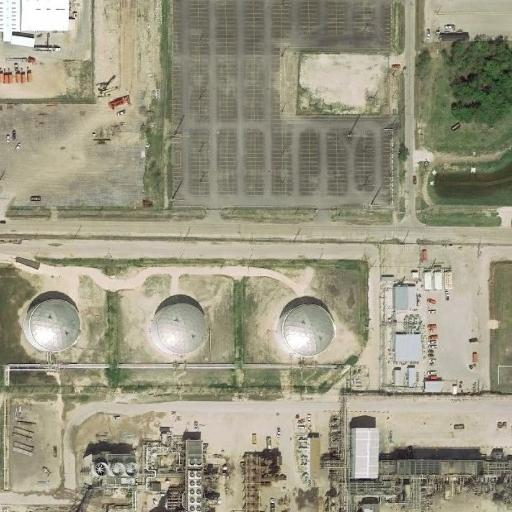
#> input picture Data/Resim2_3.jpg, 512 x 512 px
$ jupyter execute deneme.ipynb   (shell and % lines are left out)
#> lines starting #> are read from the running program, lines starting #| are printed output that depends on the picture; after the words box and inside, x2 and y2 are one past the last pixel; in counts of white or black regions, pixels touching at a corner belong together
[cell 1]
import cv2
import numpy as np

# Resmi açmak için dosya yolunu belirtin
image_path = "Data/Resim2_3.jpg"

# Resmi açın
image = cv2.imread(image_path)
#> image is the input picture: shape (512, 512, 3); mean B, G, R 130.1, 151.1, 154.8
image = cv2.cvtColor(image, cv2.COLOR_BGR2GRAY)
#> image: shape (512, 512)

[cell 2]
# Resmi açmak için dosya yolunu belirtin
filter_path = "Data/filter3.jpg"

# Resmi açın
filter = cv2.imread(filter_path)
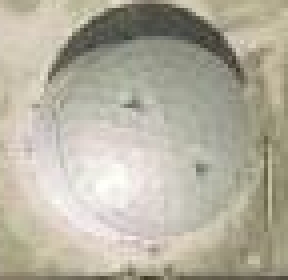
#> input picture Data/filter/filter3.jpg, 72 x 70 px, found by its file name (shown 4 times larger)
#> filter is the input picture: shape (70, 72, 3); mean B, G, R 160.5, 176.2, 180.7
filter = cv2.cvtColor(filter, cv2.COLOR_BGR2GRAY)
#> filter: shape (70, 72)

[cell 3]
filter = filter - filter.mean()
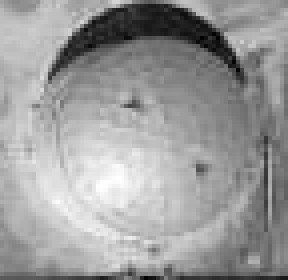
#> filter: shape (70, 72) float64 (shown 4 times larger); min -122.8, max 78.22, mean 0; drawn with min black and max white

[cell 4]
import numpy as np
from scipy import signal
rng = np.random.default_rng()
face = image- image.mean()
template = np.copy(filter.astype("float64"))
template -= template.mean()
face = face + rng.standard_normal(face.shape) * 50  # add noise
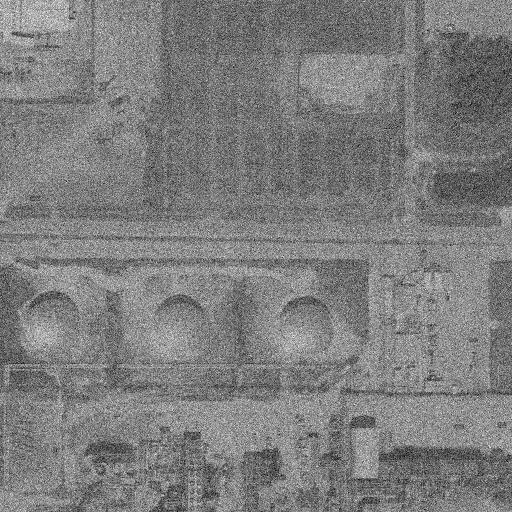
#> face: shape (512, 512) float64; min -281, max 287.1, mean -0.2; drawn with min black and max white
corr = signal.correlate2d(face, template, boundary='symm', mode='same')
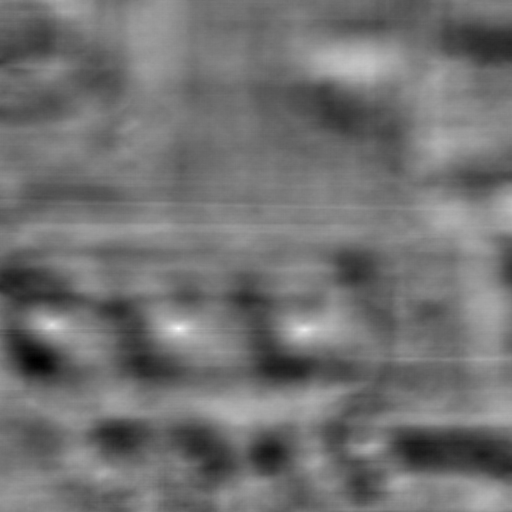
#> corr: shape (512, 512) float64; min -5947797.3, max 7446439.5, mean 56556.1; drawn with min black and max white
y, x = np.unravel_index(np.argmax(corr), corr.shape)  # find the match
#> y = 328; x = 178

[cell 5]
cv2.imshow("Image2", image)
cv2.waitKey(0)
cv2.destroyAllWindows()

[cell 6]
import matplotlib.pyplot as plt
fig, (ax_orig, ax_template, ax_corr) = plt.subplots(3, 1,
                                                    figsize=(6, 15))
ax_orig.imshow(face, cmap='gray')
ax_orig.set_title('Original')
ax_orig.set_axis_off()
ax_template.imshow(template, cmap='gray')
ax_template.set_title('Template')
ax_template.set_axis_off()
ax_corr.imshow(corr, cmap='gray')
ax_corr.set_title('Cross-correlation')
ax_corr.set_axis_off()
ax_orig.plot(x, y, 'ro')
fig.show()
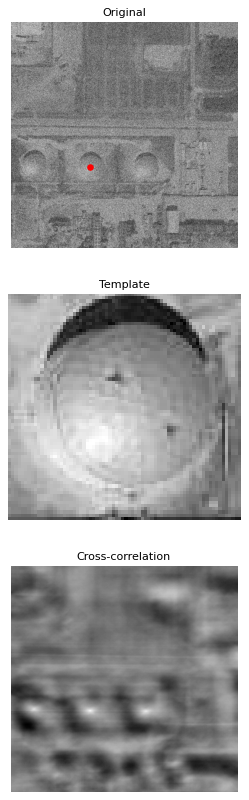
#> figure drawn by matplotlib, 3 panels

[cell 7]
import cv2
import numpy as np
from matplotlib import pyplot as plt

# Resmi açmak için dosya yolunu belirtin
image_path = "Data/Resim2_3.jpg"

# Resmi açın
image = cv2.imread(image_path)
image = cv2.cvtColor(image, cv2.COLOR_BGR2GRAY)

[cell 8]

img_blur = cv2.medianBlur(image, 5)
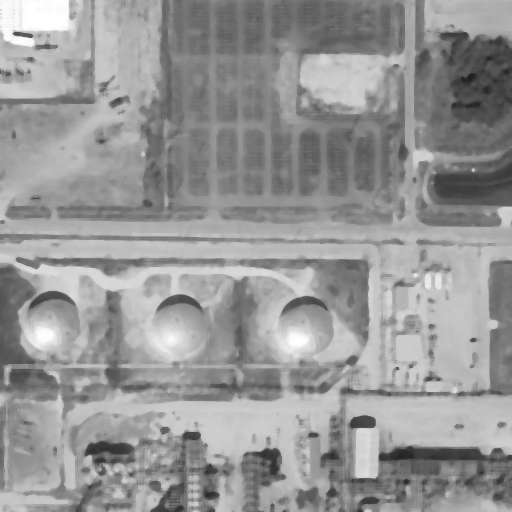
#> img_blur: shape (512, 512); min 29, max 255, mean 150.5
plt.imshow(image, cmap='gray')
plt.show()

[cell 9]

_, img_thresh = cv2.threshold(img_blur, 200, 255, cv2.THRESH_BINARY)
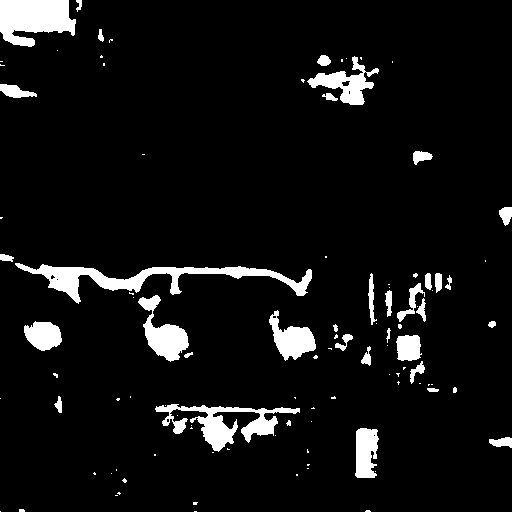
#> img_thresh: shape (512, 512); 6.7% white; 103 white regions (67 under 20 px), largest, box (x1, y1, x2, y2) and area: (15, 263, 312, 304) 3289, (0, 0, 76, 47) 2575, (155, 404, 300, 452) 2347
plt.imshow(img_thresh, cmap='gray')
plt.show()

[cell 10]

edges = cv2.Canny(image, 100, 200)
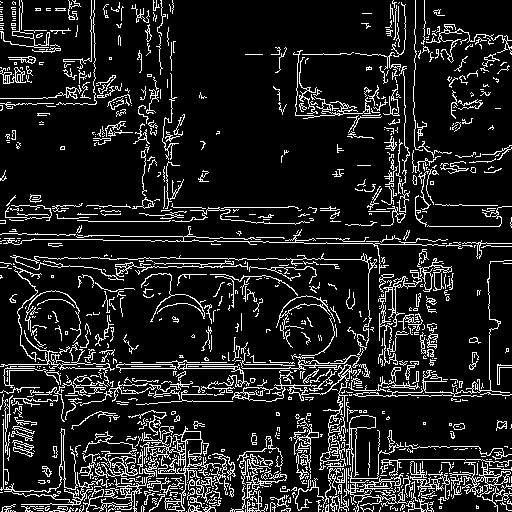
#> edges: shape (512, 512); 12.7% white in thin lines or dots
plt.imshow(edges, cmap='gray')
plt.show()

[cell 11]
contours, hierarchy = cv2.findContours(edges, cv2.RETR_EXTERNAL, cv2.CHAIN_APPROX_SIMPLE)
#> contours = 952 contours, 861 with area under 20; largest, box (x1, y1, x2, y2) and area: (232, 342, 370, 469) 992, (140, 426, 236, 512) 580, (343, 415, 407, 512) 486, (95, 456, 138, 478) 422, (276, 295, 335, 339) 354

[cell 12]
circles = cv2.HoughCircles(edges, cv2.HOUGH_GRADIENT, 1, 100,
                           param1=50, param2=30, minRadius=0, maxRadius=0)
#> circles = 23 rows, first 8: [221.5, 199.5, 202.9], [157.5, 355.5, 155.1], [279.5, 354.5, 149.6], [308.5, 140.5, 164.4], [215.5, 96.5, 189.9], [296.5, 36.5, 206.7], [400.5, 411.5, 99.4], [510.5, 212.5, 180.3]
circles = np.uint16(np.around(circles))
#> circles = 23 rows, first 8: [222, 200, 203], [158, 356, 155], [280, 354, 150], [308, 140, 164], [216, 96, 190], [296, 36, 207], [400, 412, 99], [510, 212, 180]

ILImage = image.copy()
for i in circles[0,:]:
    # Daireyi çizdir
    cv2.circle(ILImage,(i[0],i[1]),i[2],(0,255,0),2)
    # Merkez noktasını çizdir
    cv2.circle(ILImage,(i[0],i[1]),2,(0,0,255),3)
#> this loop made 23 passes
#> i on passes 1 to 12: [222, 200, 203], [158, 356, 155], [280, 354, 150], [308, 140, 164], [216, 96, 190], [296, 36, 207], [400, 412, 99], [510, 212, 180], [80, 430, 79], [66, 162, 105], [510, 326, 169], [242, 448, 63]
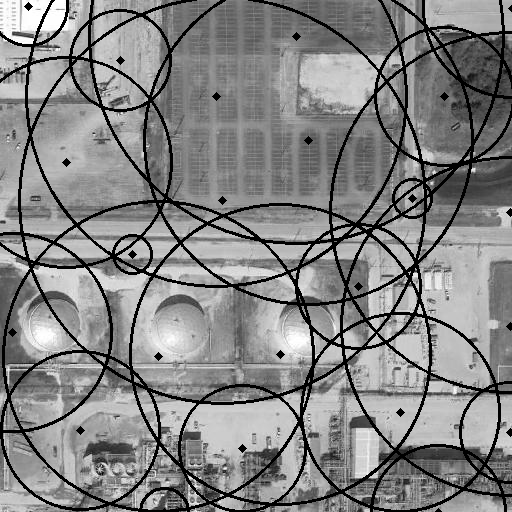
#> ILImage: shape (512, 512); min 0, max 255, mean 132.1

plt.imshow(ILImage, cmap='gray')
plt.show()

[cell 13]
edges = cv2.Canny(image, 100, 200)
cv2.imshow('edges', edges)
cv2.waitKey(0)
circles = cv2.HoughCircles(edges, cv2.HOUGH_GRADIENT, 1, 20,param1=50, param2=30, minRadius=0, maxRadius=0)
#> circles = 340 rows, first 8: [221.5, 199.5, 202.9], [236.5, 170.5, 231.9], [193.5, 184.5, 210.5], [217.5, 177.5, 216.7], [157.5, 355.5, 155.1], [279.5, 354.5, 149.6], [222.5, 348.5, 142.8], [245.5, 197.5, 205.5]
circles = np.uint16(np.around(circles))
#> circles = 340 rows, first 8: [222, 200, 203], [236, 170, 232], [194, 184, 210], [218, 178, 217], [158, 356, 155], [280, 354, 150], [222, 348, 143], [246, 198, 206]
for i in circles[0,:]:
    # Daireyi çizdir
    cv2.circle(image,(i[0],i[1]),i[2],(0,255,0),2)
    # Merkez noktasını çizdir
    cv2.circle(image,(i[0],i[1]),2,(0,0,255),3)
#> this loop made 340 passes
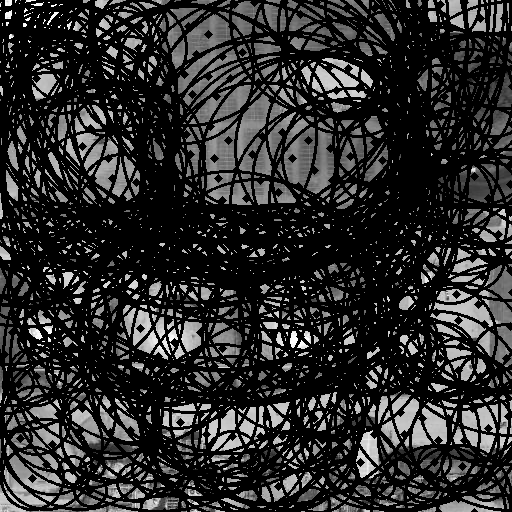
#> image: shape (512, 512); min 0, max 255, mean 44.4

# Resmi göster
cv2.imshow('houghTransform', image)
cv2.waitKey(0)
#> Out = 27
